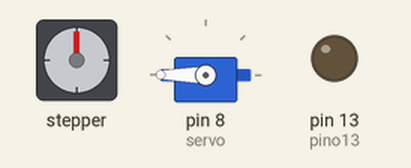
Bench run of a sketch on a simulated Arduino Uno, built with avr-gcc and run on an emulated ATmega328P. On the bench: stepper motor, servo, output pins drawn as LEDs (lit = HIGH). Wiring (inferred from the names in the program): stepper motor (2048 steps per turn assumed): coils pin 4, pin 5, pin 6, pin 7. Pins used as bus, display or sensor lines are not drawn.

Above: at 0.1 s.
At 14.0 s:
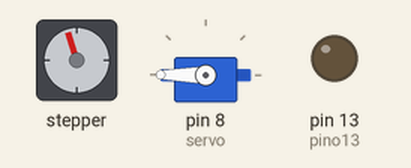
At 15.1 s:
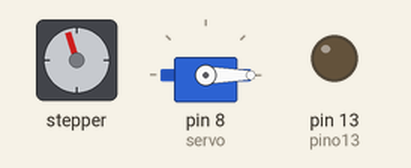
At 18.1 s:
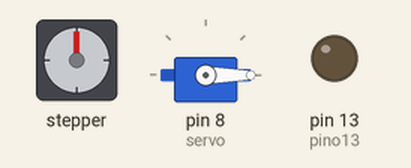
At 19.1 s:
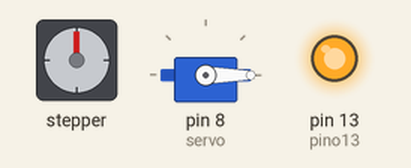
At 24.9 s:
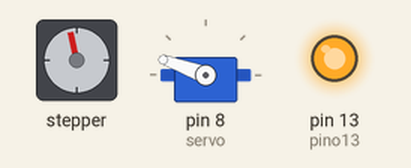
Timing chart, 0 to 30.1 s (numbered marks = the images above):
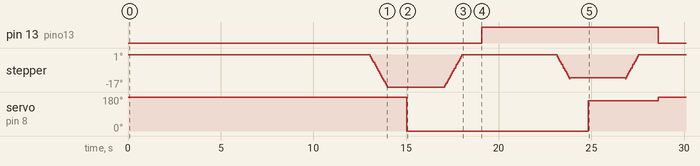

The sketch:

ed.ino
```cpp
#include <Servo.h>

Servo servo;

//variáveis do motor dc
int pino13 = 13;

// conexões e variáveis do motor de passo
int IN1 = 4;
int IN2 = 5;
int IN3 = 6;
int IN4 = 7;
int tempo = 10;
int contador = 25;
int intervalo = 1000;

void setup() {
  pinMode(pino13, OUTPUT);
  digitalWrite(pino13,HIGH);
  servo.attach(8);
  servo.write(0);

  // Define os pinos como saida
  pinMode(IN1,OUTPUT);
  pinMode(IN2,OUTPUT);
  pinMode(IN3,OUTPUT);
  pinMode(IN4,OUTPUT);

}

void loop() {


  servo.write(180); //abrir garra


  digitalWrite(pino13,LOW); //move carrinho completamente para a esquerda
  delay(4000);

  delay(9000); //esperar para que dê tempo de ligar na tomada a ponte

  descerGarra(0);
  pararGarra();

  servo.write(0); ///fechar garra
  delay(2000);

  subirGarra(0);
  pararGarra();

  digitalWrite(pino13,HIGH); //voltar para a posição inicial
  delay(4000);

  descerGarra(-7);
  pararGarra();

  servo.write(160); //abrir garra
  delay(2000);

  subirGarra(-7);
  pararGarra();

}


void descerGarra(int adicional){
   // Descer
  for (int i=0; i <= contador+adicional; i++){
  // Passo 1  digitalWrite(IN1, 1);
  digitalWrite(IN2, 0);
  digitalWrite(IN3, 0);
  digitalWrite(IN4, 1);
  delay(tempo);

  // Passo 2
  digitalWrite(IN1, 0);
  digitalWrite(IN2, 1);
  digitalWrite(IN3, 0);
  digitalWrite(IN4, 1);
  delay(tempo);

  // Passo 3
  digitalWrite(IN1, 0);
  digitalWrite(IN2, 1);
  digitalWrite(IN3, 1);
  digitalWrite(IN4, 0);
  delay(tempo);

  // Passo 4
  digitalWrite(IN1, 1);
  digitalWrite(IN2, 0);
  digitalWrite(IN3, 1);
  digitalWrite(IN4, 0);
  delay(tempo);
  }
}

void subirGarra(int adicional){
  //Subir
for (int i=0; i <= contador+adicional; i++){

 // Passo 4
  digitalWrite(IN1, 1);
  digitalWrite(IN2, 0);
  digitalWrite(IN3, 1);
  digitalWrite(IN4, 0);
  delay(tempo);

// Passo 3
  digitalWrite(IN1, 0);
  digitalWrite(IN2, 1);
  digitalWrite(IN3, 1);
  digitalWrite(IN4, 0);
  delay(tempo);

   // Passo 2
  digitalWrite(IN1, 0);
  digitalWrite(IN2, 1);
  digitalWrite(IN3, 0);
  digitalWrite(IN4, 1);
  delay(tempo);

  // Passo 1
  digitalWrite(IN1, 1);
  digitalWrite(IN2, 0);
  digitalWrite(IN3, 0);
  digitalWrite(IN4, 1);
  delay(tempo);

}
}

void pararGarra(){

// Passo 0
  digitalWrite(IN1, 0);
  digitalWrite(IN2, 0);
  digitalWrite(IN3, 0);
  digitalWrite(IN4, 0);
  delay(intervalo);

}
```

Measured:
- by itself, pin 13 (pino13): LOW → HIGH at 19.1 s, → LOW 9.5 s later
- by itself, servo on pin 8 (servo): 180° → 0° at 15.0 s, → 160° 9.8 s later, → 180° 3.8 s later
- by itself, stepper: turns 17° counter-clockwise in 0.91 s, then 17° clockwise in 0.91 s, then 13° counter-clockwise in 0.68 s, then 1° clockwise in 0.00 s, and so on
